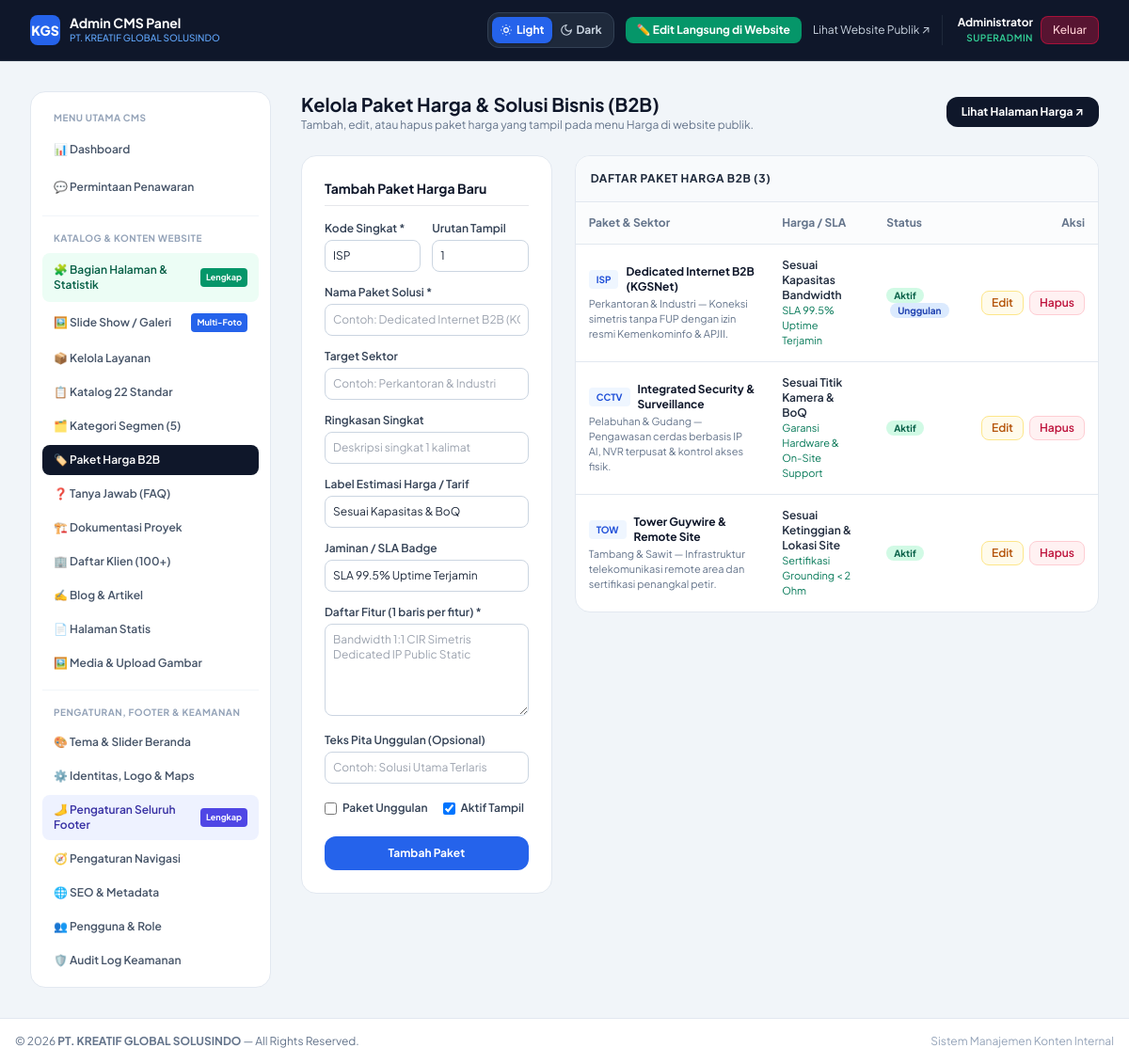
The page /admin/harga.php (signed in) on the database as committed earlier.
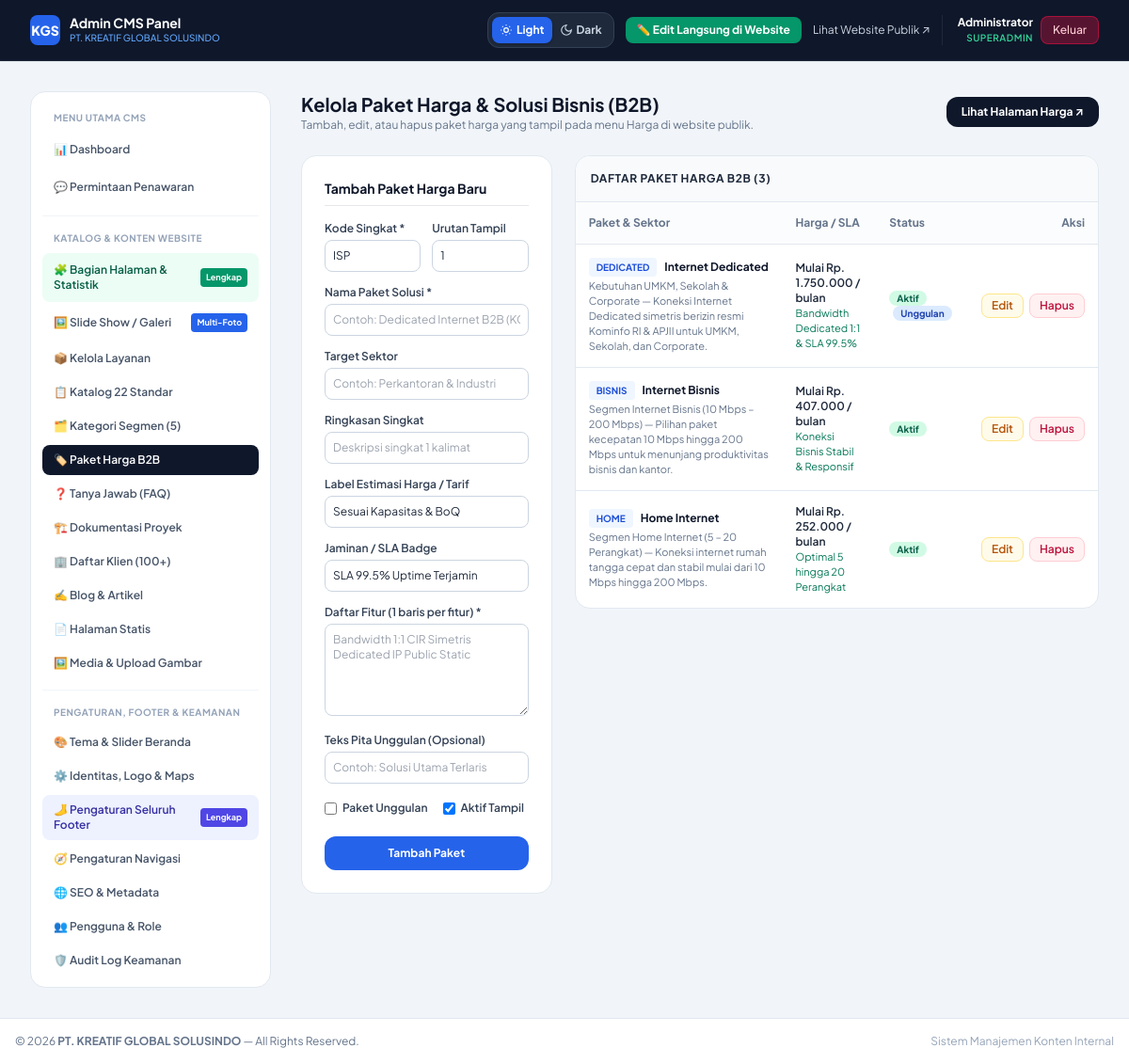
The same page on the database as committed later.
### tables this page shows
CREATE TABLE IF NOT EXISTS `pricing_packages` (
  `id` INT AUTO_INCREMENT PRIMARY KEY,
  `code_label` VARCHAR(30) NOT NULL DEFAULT 'ISP',
  `name` VARCHAR(150) NOT NULL,
  `target_sector` VARCHAR(120) DEFAULT NULL,
  `tagline` VARCHAR(255) DEFAULT NULL,
  `subtitle` VARCHAR(255) DEFAULT NULL,
  `price_label` VARCHAR(120) DEFAULT 'Sesuai Kapasitas & BoQ',
  `period` VARCHAR(100) DEFAULT 'Survei Lokasi Gratis',
  `sla_badge` VARCHAR(150) DEFAULT NULL,
  `features` TEXT NOT NULL,
  `cta_text` VARCHAR(100) DEFAULT 'Minta Penawaran Paket Ini',
  `badge_text` VARCHAR(100) DEFAULT NULL,
  `is_featured` TINYINT(1) DEFAULT 0,
  `is_active` TINYINT(1) DEFAULT 1,
  `sort_order` INT DEFAULT 0,
  `created_at` DATETIME DEFAULT CURRENT_TIMESTAMP,
  `updated_at` DATETIME DEFAULT CURRENT_TIMESTAMP ON UPDATE CURRENT_TIMESTAMP
);

### includes/functions.php (called while the page is built, shortened)
<?php
function e(?string $str): string {
    return htmlspecialchars($str ?? '', ENT_QUOTES | ENT_SUBSTITUTE, 'UTF-8');
}
function ensure_pricing_packages_table(PDO $pdo): void {
    static $checked = false;
    if ($checked) {
        return;
    }
    $checked = true;
}
function get_pricing_packages(PDO $pdo, bool $only_active = true): array {
    try {
        $sql = "SELECT * FROM pricing_packages";
        $sql .= " ORDER BY sort_order ASC, id ASC";
        $rows = $pdo->query($sql)->fetchAll();
        if (!empty($rows)) {
            foreach ($rows as &$r) {
                $r['subtitle'] = !empty($r['subtitle']) ? $r['subtitle'] : ($r['tagline'] ?? '');
                $r['tagline']  = $r['subtitle'];
                $r['sla_badge'] = !empty($r['sla_badge']) ? $r['sla_badge'] : ($r['period'] ?? '');
                $r['period']    = $r['sla_badge'];
            }
            return $rows;
        }
    } catch (Exception $e) {}
    return [];
}

### admin/harga.php (the view, shortened to what the changed rows need)
<?php
require_once __DIR__ . '/layout-header.php';
$edit_data = null;
$packages = get_pricing_packages($pdo, false);
?>
<div class="flex flex-col sm:flex-row items-start sm:items-center justify-between gap-4">
    <div>
        <h1 class="text-xl font-bold text-slate-900">Kelola Paket Harga & Solusi Bisnis (B2B)</h1>
    </div>
</div>
<div class="grid grid-cols-1 lg:grid-cols-3 gap-6">
    <div class="bg-white rounded-2xl border border-slate-200 p-6 shadow-xs h-fit">
        <h2 class="font-bold text-slate-900 text-sm mb-4 pb-2 border-b">
            <?= $edit_data ? 'Edit Paket Harga' : 'Tambah Paket Harga Baru' ?>
        </h2>
    </div>
    <div class="lg:col-span-2 bg-white rounded-2xl border border-slate-200 overflow-hidden shadow-xs h-fit">
        <div class="overflow-x-auto">
            <table class="w-full text-left border-collapse text-xs">
                <thead>
                    <tr class="border-b border-slate-200 text-slate-500 bg-slate-50/50">
                        <th class="p-3.5">Paket & Sektor</th>
                        <th class="p-3.5">Harga / SLA</th>
                        <th class="p-3.5">Status</th>
                        <th class="p-3.5 text-right">Aksi</th>
                    </tr>
                </thead>
                <tbody class="divide-y divide-slate-200">
                    <?php foreach ($packages as $pkg): ?>
                    <tr class="hover:bg-slate-50">
                        <td class="p-3.5">
                            <div class="flex items-center gap-2">
                                <span class="px-2 py-0.5 bg-blue-50 text-blue-700 font-bold rounded text-[10px]"><?= e($pkg['code_label']) ?></span>
                                <span class="font-bold text-slate-900"><?= e($pkg['name']) ?></span>
                            </div>
                            <div class="text-[11px] text-slate-500 mt-0.5"><?= e($pkg['target_sector']) ?> — <?= e($pkg['subtitle']) ?></div>
                        </td>
                        <td class="p-3.5">
                            <div class="font-semibold text-slate-800"><?= e($pkg['price_label'] ?: '-') ?></div>
                            <div class="text-[11px] text-emerald-700"><?= e($pkg['sla_badge']) ?></div>
                        </td>
                        <td class="p-3.5">
                            <?php if ($pkg['is_active']): ?>
                                <span class="px-2 py-0.5 rounded-full text-[10px] font-bold bg-emerald-100 text-emerald-800">Aktif</span>
                            <?php else: ?>
                                <span class="px-2 py-0.5 rounded-full text-[10px] font-bold bg-slate-100 text-slate-600">Draft</span>
                            <?php endif; ?>
                            <?php if ($pkg['is_featured']): ?>
                                <span class="ml-1 px-2 py-0.5 rounded-full text-[10px] font-bold bg-blue-100 text-blue-800">Unggulan</span>
                            <?php endif; ?>
                        </td>
                        <td class="p-3.5 text-right whitespace-nowrap">
                            <a href="harga.php?edit_id=<?= (int)$pkg['id'] ?>" class="inline-block px-2.5 py-1 bg-amber-50 hover:bg-amber-100 text-amber-700 border border-amber-200 rounded-lg font-semibold mr-1">
                                Edit
                            </a>
                            <form method="POST" class="inline" onsubmit="return confirm('Hapus paket harga ini?');">
                                <button type="submit" class="px-2.5 py-1 bg-rose-50 hover:bg-rose-100 text-rose-700 border border-rose-200 rounded-lg font-semibold cursor-pointer">
                                    Hapus
                                </button>
                            </form>
                        </td>
                    </tr>
                    <?php endforeach; ?>
                </tbody>
            </table>
        </div>
    </div>
</div>
<?php require_once __DIR__ . '/layout-footer.php'; ?>

Rows that differ between the two databases and show on the page:
changed pricing_packages: code_label "ISP" → "DEDICATED"; name "Dedicated Internet B2B (KGSNet)" → "Internet Dedicated"; target_sector "Perkantoran & Industri" → "Kebutuhan UMKM, Sekolah & Corporate"; subtitle "Koneksi simetris tanpa FUP dengan izin resmi Kemenkominfo & APJII." → "Koneksi Internet Dedicated simetris berizin resmi Kominfo RI & APJII untuk UMKM, Sekolah, dan Corporate."; price_label "Sesuai Kapasitas Bandwidth" → "Mulai Rp. 1.750.000 / bulan"; sla_badge "SLA 99.5% Uptime Terjamin" → "Bandwidth Dedicated 1:1 & SLA 99.5%"
changed pricing_packages: code_label "CCTV" → "BISNIS"; name "Integrated Security & Surveillance" → "Internet Bisnis"; target_sector "Pelabuhan & Gudang" → "Segmen Internet Bisnis (10 Mbps – 200 Mbps)"; subtitle "Pengawasan cerdas berbasis IP AI, NVR terpusat & kontrol akses fisik." → "Pilihan paket kecepatan 10 Mbps hingga 200 Mbps untuk menunjang produktivitas bisnis dan kantor."; price_label "Sesuai Titik Kamera & BoQ" → "Mulai Rp. 407.000 / bulan"; sla_badge "Garansi Hardware & On-Site Support" → "Koneksi Bisnis Stabil & Responsif"
changed pricing_packages: code_label "TOW" → "HOME"; name "Tower Guywire & Remote Site" → "Home Internet"; target_sector "Tambang & Sawit" → "Segmen Home Internet (5 – 20 Perangkat)"; subtitle "Infrastruktur telekomunikasi remote area dan sertifikasi penangkal petir." → "Koneksi internet rumah tangga cepat dan stabil mulai dari 10 Mbps hingga 200 Mbps."; price_label "Sesuai Ketinggian & Lokasi Site" → "Mulai Rp. 252.000 / bulan"; sla_badge "Sertifikasi Grounding < 2 Ohm" → "Optimal 5 hingga 20 Perangkat"
